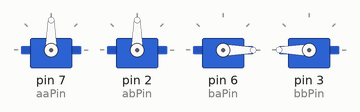
The sketch below on a simulated Arduino Uno, built with avr-gcc and run on an emulated ATmega328P. Shown: 4 × servo.

Above: at 0.1 s.
Timing chart, 0 to 1.6 s (numbered marks = the images above):
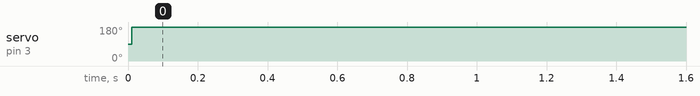

Measured:
- by itself, servo on pin 3 (bbPin): 90° → 180° at 0.01 s

The sketch:

Claw.ino
```cpp
#include <Servo.h>

Servo aa;
Servo ab;
Servo ba;
Servo bb;
int aaPin = 7;
int abPin = 2;
int baPin = 6;
int bbPin = 3;
int indicator = 0;

void setup(){
  Serial.begin(9600);
  aa.attach(aaPin);
  ab.attach(abPin);
  ba.attach(baPin);
  bb.attach(bbPin);
}

void loop(){
  while(Serial.available() == 1);
  int val = Serial.read();
  if(val < 100 ){
  if(indicator == 0){
  ba.write(2*val - 45);
  indicator = 1;
  } else if(indicator == 1){
  bb.write(315 - 4*val);
  indicator = 0;
  }
  } else{
  aa.write(270 - 2*val);
  ab.write(2*val - 110);
  }
  delay(10);
}
```
